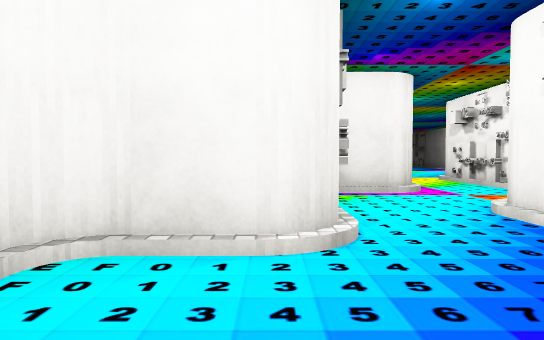
view 1 (above)

23 first-person views from a walk through a scene from a Unity 3-D project. The camera is 1.2 m above the floor, tilts 2° down and sees 70° across. The floor is counted in squares, 2 m on a side. Each view is taken from the middle of a square. On the plan, view 1 faces up. The plan holds only what a view shows up to about 11 squares ahead; the rest is blank. The place goes on beyond the plan. The player character is not drawn. Some surface patterns are stand-ins.

view 2
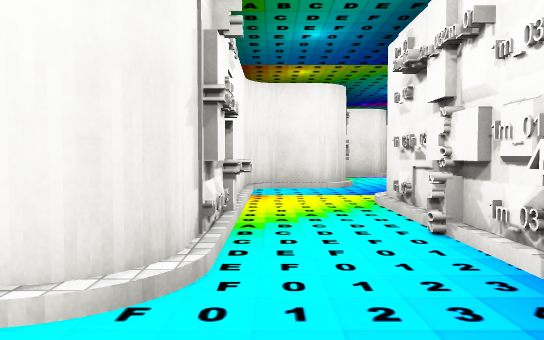

view 3
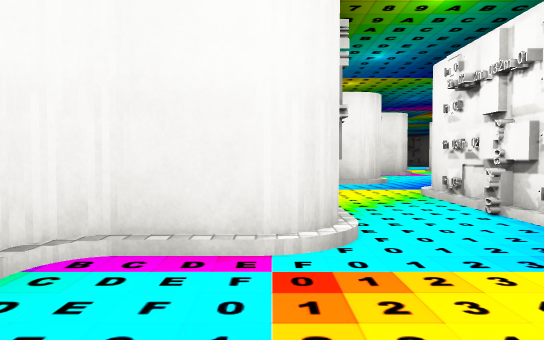

view 4
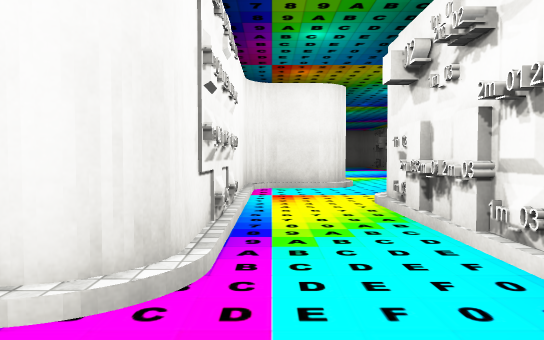

view 5
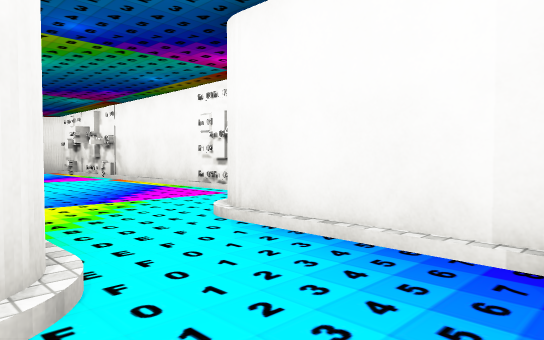

view 6
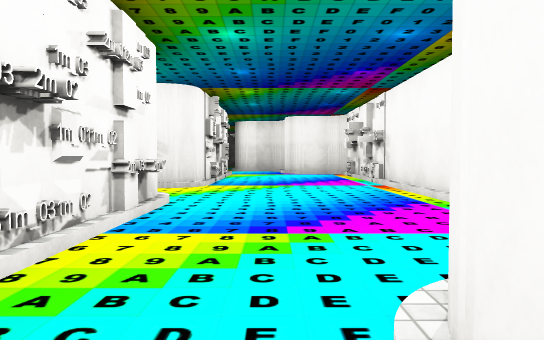

view 7
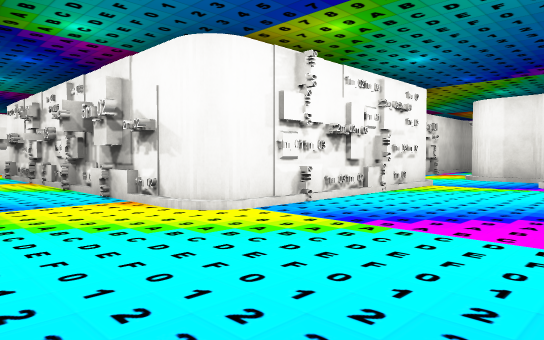

view 8
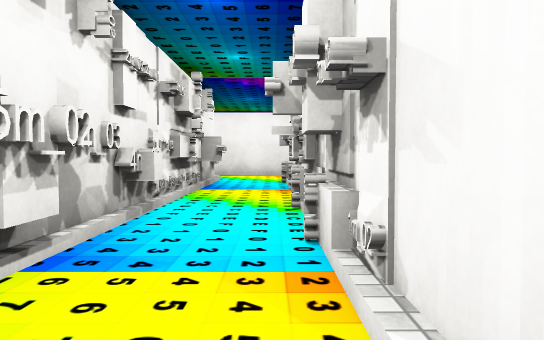

view 9
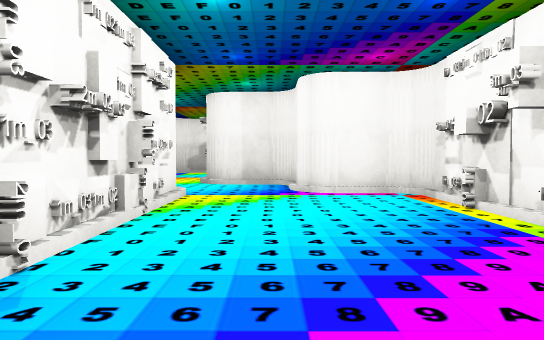

view 10
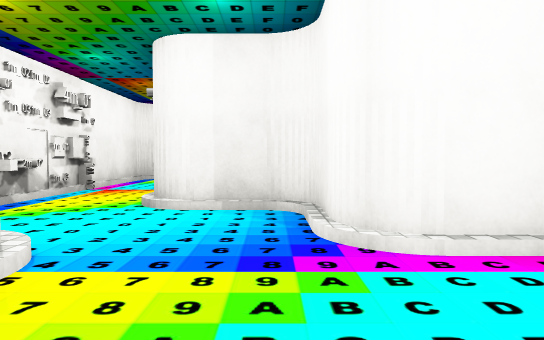

view 11
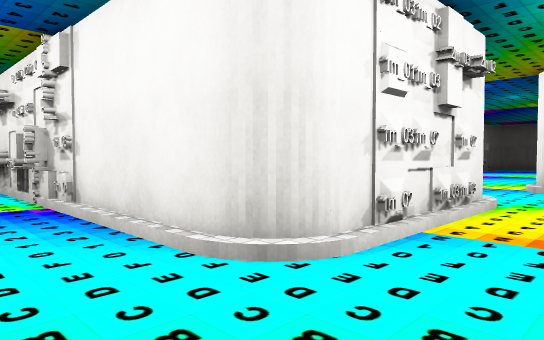

view 12
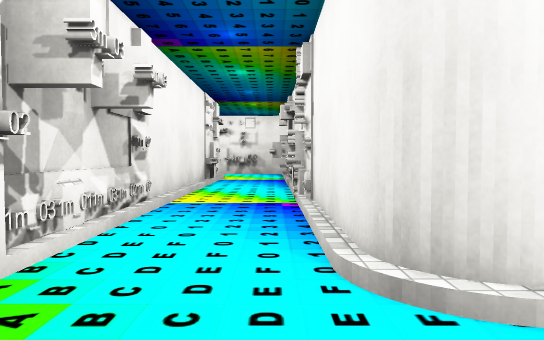

view 13
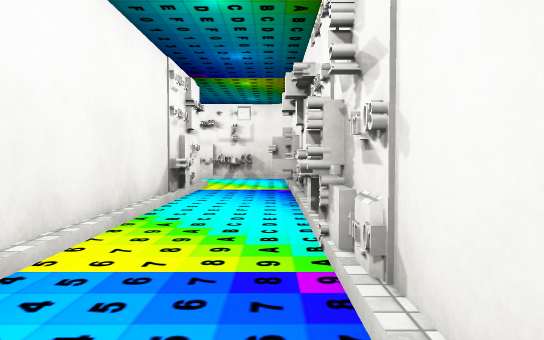

view 14
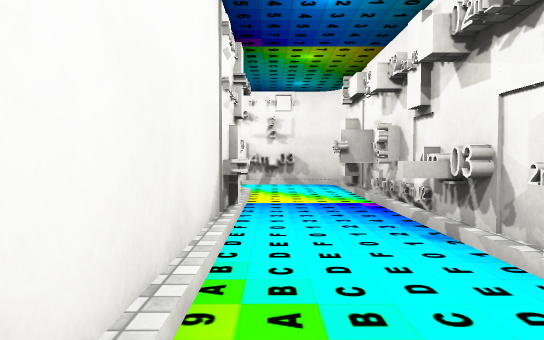

view 15
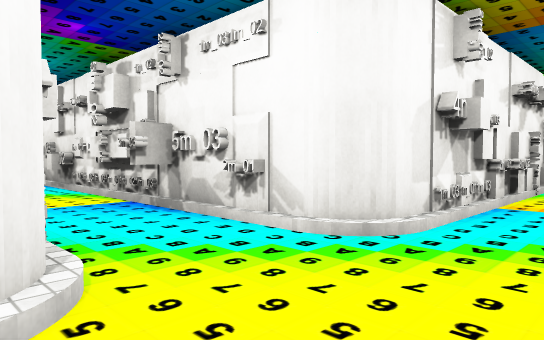

view 16
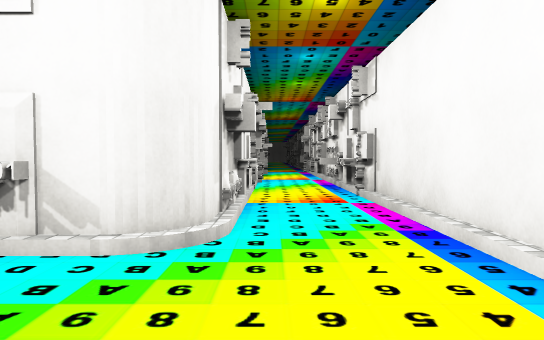

view 17
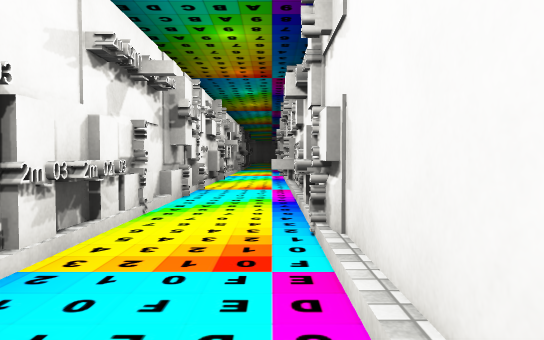

view 18
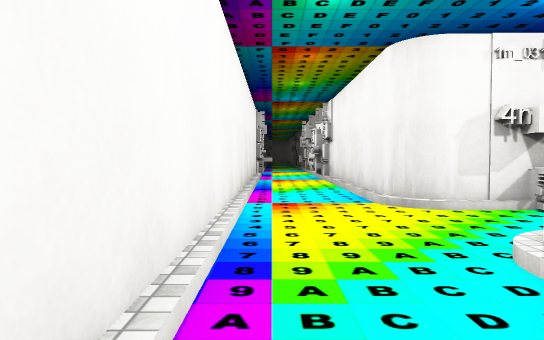

view 19
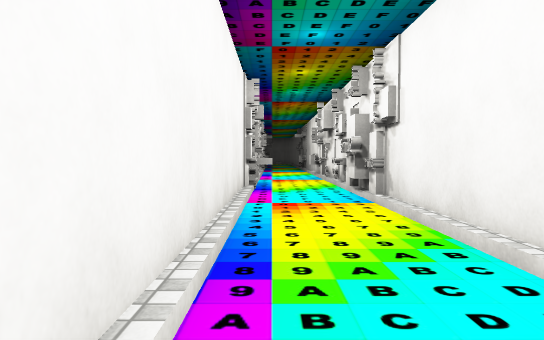

view 20
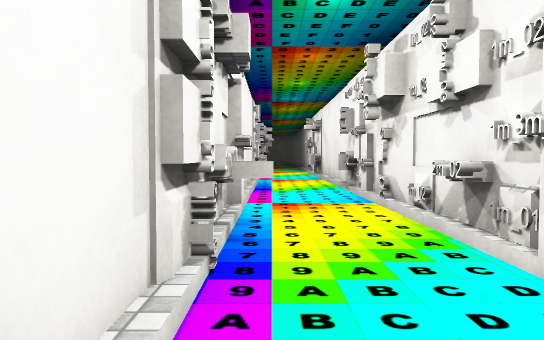

view 21
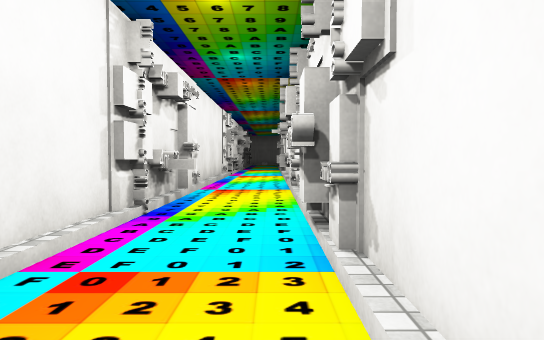

view 22
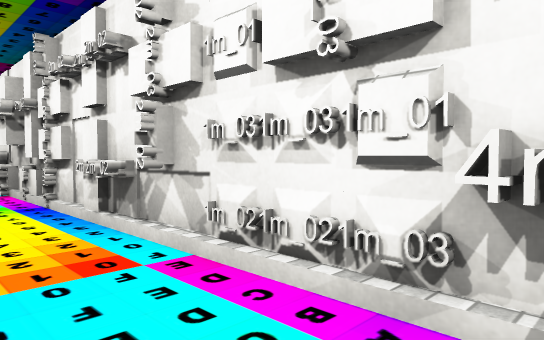

view 23
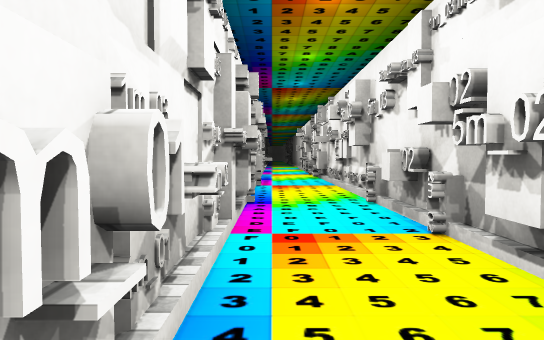

### Floor plan
Points are (right, up) in squares from view 1. A wall is a line through its corners. A room is listed if a view was taken in it or the views show most of it. See-through windows are left out.
Room 1 (views 1, 2, 3, 4, 5, 6, 7, 8, 9, 10, 15, 16, 17, 18, 19, 20, 21, 22, 23)
walls: (-3, 18.5) (1.5, 18.5); (-4, 18.5) (-3.6, 18.6); (-4.5, 18.7) (-3.6, 18.7); (0.5, 18.7) (2.4, 18.7); (-3, 20.5) (-5, 20.5); (-5, 18.5) (-3.4, 18.5); (1.4, 18.5) (1.9, 18.6); (1.6, 18.5) (2.3, 18.5); (-5.5, 16.5) (-5.5, 18); (-5.5, 21) (-5.5, 26.5); (-5.8, 15) (-5.8, 15.5); (4, 20.5) (2.5, 20.5); (4.5, 18) (4.5, 15); (-5.5, 11.5) (-5.5, 15.6); (2.5, 12) (2.5, 7); (4, 12.5) (3, 12.5); (4.5, 23.5) (4.5, 21); (-5.5, 27.6) (-5.5, 31.4); (4.5, 26) (4.5, 25); (8.5, 17.5) (8.5, 21.5); (6.5, 11.4) (6.5, 14); (-7.5, 27.5) (-7.5, 13.9); (-5.8, 28.5) (-5.8, 29); (8.5, 23.4) (8.5, 24.5); (-7.5, 7.5) (-7.5, 6.8); (2, 6.5) (1.1, 6.5); (4.3, 7.5) (4.3, 9); (6.5, 27) (6.5, 28); (4.5, 7.4) (4.5, 10); (8.5, 25.4) (8.5, 26); (8, 26.5) (7, 26.5); (6, 28.5) (5, 28.5); (-7.5, 5.6) (-7.5, 4.6); (-5.5, 32.4) (-5.5, 37); (2.5, 3.5) (2.5, 4); (0, 2.5) (-1, 2.5); (0.1, 2.5) (-1, 2.4); (-1.5, 2) (-1.5, -3); (-5.8, 1.8) (-5.8, 2.2); (-7.5, 1.5) (-7.5, 0.4); (-5.5, 0.6) (-5.5, 3.5); (-7.5, 35.4) (-7.5, 31.6); (0.5, -1.5) (0.5, 0); (-7.2, -1) (-7.2, -1.8); (-7.5, -1) (-7.5, -1.6); (-2, -3.5) (-3, -3.5)
ways out: opening at (3.5, 29) to room 2
objects: other object (-8, 2); other object (-8, 8); other object (-8, 10) to (-7, 11); other object (-8, 13) to (-7, 13); other object (-8, 28); other object (-8, 29) to (-7, 29); other object (-7, -1); other object (-7, 1); other object (-7, 3); other object (-7, 6); other object (-7, 7); other object (-7, 8); other object (-7, 11); other object (-7, 12); other object (-7, 15); other object (-7, 28); other object (-7, 37); other object (-6, 0); other object (-6, 1); other object (-6, 3); other object (-6, 4); other object (-6, 6); other object (-6, 7); other object (-6, 8); other object (-6, 9); other object (-6, 10); other object (-6, 11); other object (-6, 12); other object (-6, 14); other object (-6, 17); other object (-6, 27); other object (-6, 28); other object (-6, 30); other object (-5, 5); other object (-5, 6); other object (-5, 16); other object (-5, 32); other object (-4, 20); other object (-3, 19); other object (-2, 18); other object (-2, 19); other object (-2, 20); other object (-2, 21); other object (-1, 19); other object (-1, 20); other object (-1, 21); other object (0, -3); other object (0, -2); other object (0, -1); other object (0, 19); other object (0, 20); other object (1, 20); other object (1, 21); other object (2, 3); other object (2, 20); other object (2, 21); other object (3, 8); other object (3, 9); other object (3, 19); other object (3, 20); other object (4, 9); other object (5, 7); other object (5, 15); other object (5, 16); other object (5, 22); other object (5, 23); other object (5, 24); other object (5, 25); other object (8, 17); other object (8, 22); other object (8, 23); other object (9, 17); other object (9, 25)
Room 2 (views 11, 12, 13, 14)
walls: (9, 32.7) (10, 32.7); (9, 32.5) (10.5, 32.5); (5, 32.5) (7.5, 32.5); (12.4, 34.3) (11.5, 34.3); (4.5, 29) (4.5, 32); (13.5, 32.5) (14.2, 32.5); (2.5, 34) (2.5, 31.5); (14, 34.5) (7.5, 34.5); (2.5, 29.5) (2.5, 29); (16.5, 33) (16.5, 35)
ways out: opening at (3.5, 29) to room 1
objects: other object (2, 31); other object (3, 29); other object (3, 30); other object (3, 31); other object (4, 30); other object (4, 31); other object (5, 34); other object (5, 35); other object (6, 34); other object (6, 35); other object (7, 34); other object (8, 33); other object (11, 33); other object (12, 33); other object (13, 33); other object (13, 34); other object (14, 33); other object (15, 33); other object (16, 34)

Positions as (right, up) in squares from view 1, and headings:
1: (0, 0), facing up
2: (-1, -5), facing up
3: (-2, -6), facing up
4: (3, 5), facing up
5: (4, 11), facing up-right
6: (6, 13), facing up
7: (8, 18), facing up-left
8: (5, 20), facing left
9: (6, 20), facing up
10: (6, 24), facing up
11: (3, 34), facing down-right
12: (3, 33), facing right
13: (6, 33), facing right
14: (8, 34), facing right
15: (-7, 21), facing down-right
16: (-6, 21), facing down
17: (-7, 18), facing down
18: (-7, 16), facing up
19: (-7, 21), facing up
20: (-7, 26), facing up
21: (-6, 24), facing up
22: (-6, 13), facing down-left
23: (-7, -2), facing up
